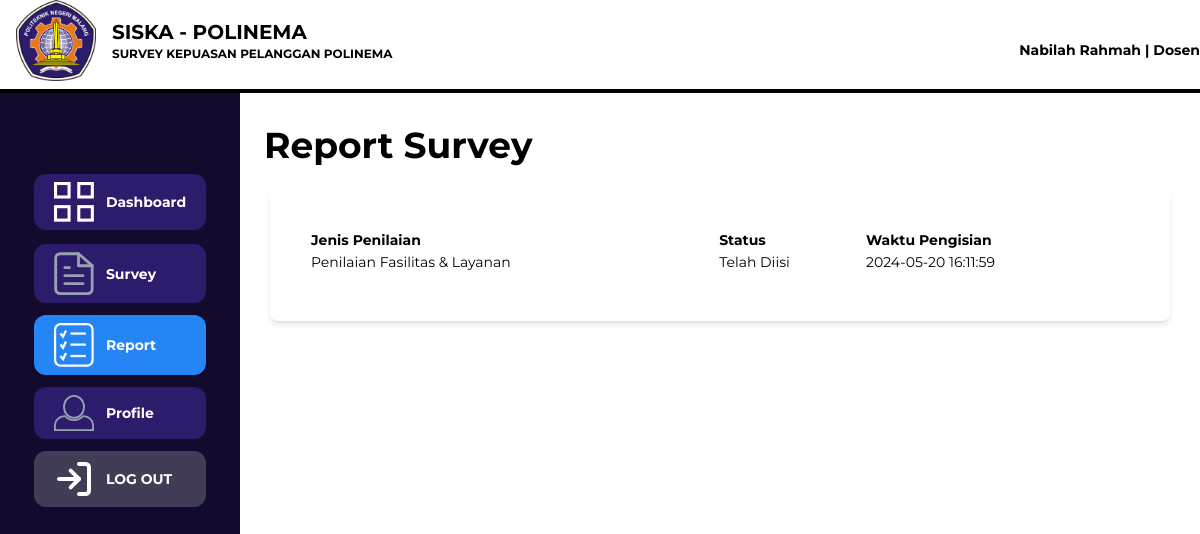
The page /mahasiswa/reportMahasiswa.php (signed in) on the database its author committed.
### tables this page shows
CREATE TABLE `t_responden_mhs` (
  `id_responden_mhs` int(11) NOT NULL,
  `id_survey` int(11) DEFAULT NULL,
  `responden_tanggal` datetime DEFAULT NULL,
  `responden_nim` varchar(20) DEFAULT NULL,
  `responden_nama` varchar(50) DEFAULT NULL,
  `responden_prodi` varchar(100) DEFAULT NULL,
  `responden_email` varchar(100) DEFAULT NULL,
  `responden_hp` varchar(20) DEFAULT NULL,
  `tahun_masuk` year(4) DEFAULT NULL,
  `saran` varchar(255) NOT NULL,
  `id_kategori` int(11) DEFAULT NULL
);

CREATE TABLE `m_kategori` (
  `id_kategori` int(11) NOT NULL,
  `kategori_nama` varchar(255) DEFAULT NULL
);

### mahasiswa/reportMahasiswa.php (the view, shortened to what this page needs)
<?php
include 'koneksi.php';
$sql = "SELECT * FROM t_responden_mhs r INNER JOIN m_kategori k ON r.id_kategori = k.id_kategori WHERE responden_nama = '" . $_SESSION['nama']."';";
$result = mysqli_query($connect, $sql);
?>
<!DOCTYPE html>
<html lang="en">
<head>
    <script src="https://cdn.tailwindcss.com"></script>
</head>
<body>
    <div class="grid grid-cols-2">
        <div class="left relative">
            <div class="flex items-center gap-4 mb-2 ps-4">
                <img src="../aset/lambang-polinema1.png" class="w-20" />
                <div>
                    <h1 class="font-bold text-xl">SISKA - POLINEMA</h1>
                    <p class="text-xs font-bold">SURVEY KEPUASAN PELANGGAN POLINEMA</p>
                </div>
            </div>
        </div>
        <div class="text-sm text-end mt-10">
        <h1><b><?= $_SESSION['nama'] ?> | <?= $_SESSION['user_type'] ?></b></h1>
        </div>
    </div>
    <hr class="border-2 border-black" />
    <div class="grid grid-cols-5 h-screen">
        <div class="left bg-[#130B2d] py-20 relative">
            <ul class="grid grid-rows-3 gap-3 text-center text-sm items-center justify-center">
                <li class="px-5 py-2 bg-[#2D1B6B] font-bold text-white rounded-xl">
                    <a class="flex items-center gap-3" href="dashboardMahasiswa.php"><img src="../aset/dashSym.svg" class="w-10" /><span>Dashboard</span></a>
                </li>
                <li class="px-5 py-2 bg-[#2D1B6B] font-bold text-white rounded-xl">
                    <a class="flex items-center gap-3" href="surveyMahasiswa.php"><img src="../aset/surveySym.svg" class="w-10" /><span>Survey</span></a>
                </li>
                <li class="px-5 py-2 bg-[#2685F5] font-bold text-white rounded-xl">
                    <a class="flex items-center gap-3" href="reportMahasiswa.php"><img src="../aset/ReportSym.svg" class="w-10" /><span>Report</span></a>
                </li>
                <li class="px-5 py-2 bg-[#2D1B6B] font-bold text-white rounded-xl">
                    <a class="flex items-center gap-3" href="profileMahasiswa.php"><img src="../aset/profileSym.svg" class="w-10" /><span>Profile</span></a>
                </li>
                <li class="px-5 py-2 bg-[#423C57] font-bold text-white rounded-xl">
                    <a class="flex items-center gap-3" href="../logout.php"><img src="../aset/Logout.svg" class="w-10" /><span>LOG OUT</span></a>
            </ul>
        </div>
        <div class="col-span-4">
            <h1 class="text-4xl font-bold mb-6 mt-8 px-6">Report Survey</h1>
            <div class="w-[900px] mx-auto bg-white p-10 rounded-lg shadow-md  mt-4">
        <div>
            <table class="border-collapse table-auto w-full text-sm mb-2">
                <thead>
                    <tr>
                        <th class="text-left">Jenis Penilaian</th>
                        <th class="text-left">Status</th>
                        <th class="text-left">Waktu Pengisian</th>
                    </tr>
                </thead>
                <tbody>
                    <?php
                    if ($result->num_rows > 0) {
                        while ($row = $result->fetch_assoc()) {
                            ?>
                    <tr>
                        <td class=""><?= $row['kategori_nama']; ?></td>
                        <td class=""><?= ($row['responden_nama']) ? "Telah Diisi" : "Belum Terisi"; ?></td>
                        <td class=""><?= $row['responden_tanggal']; ?></td>
                    </tr>
                    <?php
                        }
                    }
                    ?>
                    </tbody>
            </table>
        </div>
            </div>
    </div>
</body>
</html>

### mahasiswa/reportMahasiswa.php (style rules this page uses)
body { font-family: "Montserrat"; font-style: normal; font-weight: 400; }

### rows shown on the page
t_responden_mhs: id_kategori.kategori_nama "Penilaian Fasilitas & Layanan", responden_nama "Telah Diisi", responden_tanggal "2024-05-20 16:11:59"

### other values the page prints
$_SESSION['nama'] "Nabilah Rahmah"
$_SESSION['user_type'] "Dosen"
